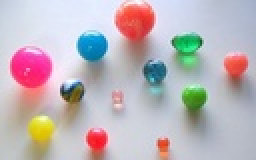
%> input picture CircleFinding/student_code/bouncing.jpg, 128 x 80 px, shrunk from 640 x 400 before the run (shown 2 times larger)
$ octave blob_script.m   (GNU Octave 9; MATLAB toolbox functions it lacks are replaced by stand-ins)
%> lines starting %> are read from the running program, lines starting %| are printed output that depends on the picture
### CircleFinding/student_code/MinMaxFilterFolder/minmaxfilt.m
function [varargout] = minmaxfilt(A, window, outtype, shape)
% SHORT CALL: [minimg maximg] = MINMAXFILT(A, window)
%
% LONG CALL: [minimg maximg] = MINMAXFILT(A, window, outtype, shape)
%
% PURPOSE: multi-dimensional min/max (erosion/dilatation) filtering
%
%  INPUTS:
%   A: ND arrays, logical and all numeric classes are supported
%   WINDOW: size of the sliding window. The value must be >= 1
%           - scalar -> same window size will be scanned for all dimension
%           - [n1, ...,nd] -> define separate scan size for each dimension
%   OUTTYPE: ['both'], 'minmax', 'min', 'max'. If outtype is 'both' or
%            'minmax', both MIN and MAX arrays will be returned (in that
%            order). Otherwise MINMAXFILT returns only the requested array.
%   SHAPE: 'full' 'same' ['valid']
%       'full'  - (default) returns the full size arrays,
%       'same'  - returns the central part of the filtering output
%                 that is the same size as A.
%       'valid' - returns only those parts of the filter that are computed
%                 without the padding edges.
%  OUTPUTS:
%   minimg, maximg: filtered min/max arrays of same number of
%   dimension as the input A. The size depends on SHAPE. If SHAPE is
%       - 'full', the size is size(A)+(WINDOW-1)
%       - 'same', the size is size(A)
%       - 'valid', the size is size(A)-WINDOW+1
%
% [MINIMG MAXIMG MINIDX MAXIDX] = MINMAXFILT(A, ...) returns the linear
% index arrays such that:
%       A(MINIDX) is equal to MINIMG and
%       A(MAXIDX) is equal to MAXIMG
%
%  Note: if the data is complex, the imaginary part is ignored.
%
%  Algorithm: Lemire's "STREAMING MAXIMUM-MINIMUM FILTER USING NO MORE THAN
%  THREE COMPARISONS PER ELEMENT" Nordic Journal of Computing, Volume 13,
%  Number 4, pages 328-339, 2006.
%
% See also: minmaxfilt1, ordfilt2, medfilt2 (Image Processing Toolbox)
%
% AUTHOR: Bruno Luong <brunoluong@yahoo.com>
% Contributor: Vaclav Potesil
% HISTORY
%   Original: 12-Jul-2009
%   Last update:
%   20/Sep/2009, optional output runing min/max indexing
%                separated min/max and improved engines
%                correct a bug of crop indexes (reported by
%                Vaclav Potesil)
%   22/Sep/2009, simplify code when handling same shape
%   01/Dec/2009, correct bug when win is scalar and A is vector

% Default sliding window size
if nargin<2 || isempty(window)
    window = 3;
end

% Default output types, both min and max
if nargin<3 || isempty(outtype)
    outtype = 'both'; % min/max
end
outtype = lower(strtrim(outtype));
% Check if OUTTYPE is correct
if isempty(strmatch(outtype,{'both' 'minmax' 'maxmin' 'min' 'max'}))
    error('MINMAXFILT: unknown outtype %s', outtype);
end

% Default output types, both min and max
if nargin<4 || isempty(shape)
    shape = 'valid'; % shape
end
shape = lower(strtrim(shape));
% Check if SHAPE is correct
shapeloc = strmatch(shape,{'valid' 'same' 'full'});
if isempty(shapeloc)
    error('MINMAXFILT: unknown shape %s', shape);
end

% We do not support SPARSE
if issparse(A)
    error('MINMAXFILT: first output A must be full matrix')
end

szA = size(A);
nd = ndims(A);
% extend window size
if isscalar(window) % same for all dimensions
    window(1:nd) = min(szA,window); % Bug correced Dec 1th 2009
else
    % pad missing window size
    window(end+1:nd) = 1;
end

out = cell(1,0);
idx = cell(1,0);
nout = 0;

% MINVAL
if ~strcmp(outtype,'max')
    minval = A;
    % Create linear index array
    minidx = zeros(szA,'double');
    minidx(:) = 1:numel(A);
    sz = size(minval);
    % Loop on dimension
    for dim=1:nd
        % Reshape minval in 3D arrays, working dimension is the middle
        % That is the form required by LEMIRE_ND_ENGINE
        p = prod(sz(1:dim-1)); % return 1 if empty
        n = sz(dim);
        q = prod(sz(dim+1:end)); % return 1 if empty
        minval = reshape(minval,[p n q]);
        win = window(dim);
        % call mex engine
        if win~=1
            [minval minidx] = lemire_nd_minengine(minval, minidx, win, shapeloc);
        end
        % Blow back to n-dimensional
        sz(dim) = size(minval,2);
        minval = reshape(minval, sz);
        minidx = reshape(minidx, sz);
    end
    nout=nout+1;
    out{nout} = minval;
    idx{nout} = minidx;
end

% MAXVAL
if ~strcmp(outtype,'min')
    maxval = A;
    % Create linear index array
    maxidx = zeros(szA,'double');
    maxidx(:) = 1:numel(A);
    sz = size(maxval);

    % Loop on dimension
    for dim=1:nd
        % Reshape maxval in 3D arrays, working dimension is the middle
        % That is the form required by LEMIRE_ND_ENGINE
        p = prod(sz(1:dim-1)); % return 1 if empty
        n = sz(dim);
        q = prod(sz(dim+1:end)); % return 1 if empty
        maxval = reshape(maxval,[p n q]);
        win = window(dim);
        % call mex engine
        if win~=1
            [maxval maxidx] = lemire_nd_maxengine(maxval, maxidx, win, shapeloc);
        end
        % Blow back to n-dimensional
        sz(dim) = size(maxval,2);
        maxval = reshape(maxval, sz);
        maxidx = reshape(maxidx, sz);
    end
    nout=nout+1;
    out{nout} = maxval;
    idx{nout} = maxidx;
end

% Assign the output
if nargout <= length(out)
    varargout = out;
else
    out = [out idx];
    varargout = out;
end

end % minmaxfilt

### CircleFinding/student_code/gaussian1d.m
function g = gaussian1d(sigma, len)
% GAUSSIAN1D - make discrete normalized centered 1D Gaussian
%
% Syntax: g = gaussian1d(sigma, len);
%
% Output is symmetric with unit sampling period.
% Zero is sampled only when len is odd.
% Examples:
%   if len==3, sample points are [-1,0,1]
%   if len==4, sample points are [-1.5, -0.5, 0.5, 1.5]
%
% Inputs:
%   sigma: standard deviation
%   len: output length.
%
% Outputs:
%   g: gaussian filter of dimension (1,len)
%

% Your code goes here %%%%%%%%%%%%%%%%%%%%%%
% use gaussian1d.m
n = -(len-1)/2:(len-1)/2;
gau = exp(-n.^2/(2*sigma^2))/(sigma * sqrt(2*pi));
gau_norm = gau / sum(gau);

g = gau_norm;

end
% End of your code %%%%%%%%%%%%%%%%%%%%%%%%%

### CircleFinding/student_code/blob_script.m
%% 2D Blob Detection
clear
close all;
% IMPORTANT: change the path to MinMaxFilterFolder and the image
% to the right location in your code folder
addpath('MinMaxFilterFolder');
% impath = 'sunflowers.jpg';
impath = 'bouncing.jpg';

% Load the image
im = double(imread(impath));

% Resize and keep the green channel (where sunflowers seem to be salient)
im = im(:,:,2);
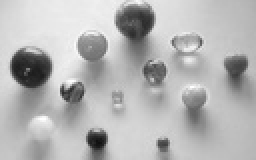
%> im: size 80x128 double (shown 2 times larger); min 15, max 255, mean 181

% Resize image
im = imresize(im,0.5);
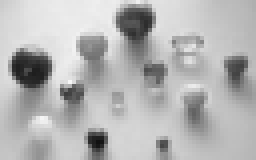
%> im: size 40x64 double (shown 4 times larger); min 17.79, max 246.6, mean 181
im = im - min(im(:));

% Scale space parameters
n_scales = 30;
sigma = 3;
k = sqrt(2);

% Create blurred versions of the image
scales = zeros([size(im) n_scales+1]);

for i=1:n_scales+1
    sigma_i = sigma* k^(i-1);
    fSize = 10*sigma_i;
    % Your code starts here %%%%%%%%%%%%%%%%%%%%
    % convolve with gaussians to build the scale space
    gau_i = gaussian1d(sigma_i, round(fSize));
    scales(:,:,i) = conv2(im, gau_i, 'same' );
    scales(:,:,i) = conv2(scales(:,:,i), gau_i', 'same' );
    % End of your code %%%%%%%%%%%%%%%%%%%%%%%%%
end

% Difference of Gaussians
dog = scales(:,:,2:n_scales+1) - scales(:,:,1:n_scales);

% Look for local maxima in 3x3x3 boxes
dog_max = minmaxfilt(dog,3,'max','same');
%> in minmaxfilt, `szA = size(A);`: szA = [40 64 30]
%> in minmaxfilt, `nd = ndims(A);`: nd = 3
%> in minmaxfilt, `sz = size(maxval);`: sz = [40 64 30]
%> the loop in minmaxfilt, `for dim=1:nd` made 1 pass
%> (p, n, q, win) on pass 1: (1, 40, 1920, 3)
%> the run ends on the next line
